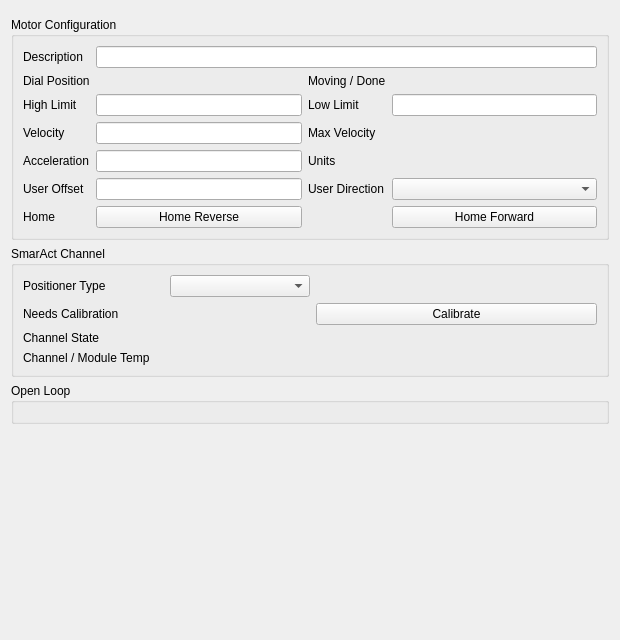
<?xml version="1.0" encoding="UTF-8"?>
<ui version="4.0">
 <class>SmarActDetailed</class>
 <widget class="QWidget" name="SmarActDetailed">
  <property name="geometry">
   <rect>
    <x>0</x>
    <y>0</y>
    <width>620</width>
    <height>640</height>
   </rect>
  </property>
  <property name="windowTitle">
   <string>${NAME}</string>
  </property>
  <layout class="QVBoxLayout" name="main_layout">
   <item>
    <widget class="MotorClassicFull" name="motor">
     <property name="MOTOR" stdset="0">
      <string>${MOTOR}</string>
     </property>
    </widget>
   </item>
   <item>
    <widget class="QGroupBox" name="config_group">
     <property name="title">
      <string>Motor Configuration</string>
     </property>
     <layout class="QGridLayout" name="config_layout">
      <item row="0" column="0">
       <widget class="QLabel" name="desc_title">
        <property name="text">
         <string>Description</string>
        </property>
       </widget>
      </item>
      <item row="0" column="1" colspan="3">
       <widget class="PyDMLineEdit" name="desc">
        <property name="channel" stdset="0">
         <string>ca://${MOTOR}.DESC</string>
        </property>
       </widget>
      </item>
      <item row="1" column="0">
       <widget class="QLabel" name="dial_title">
        <property name="text">
         <string>Dial Position</string>
        </property>
       </widget>
      </item>
      <item row="1" column="1">
       <widget class="PyDMLabel" name="dial">
        <property name="channel" stdset="0">
         <string>ca://${MOTOR}.DRBV</string>
        </property>
        <property name="showUnits" stdset="0">
         <bool>true</bool>
        </property>
       </widget>
      </item>
      <item row="1" column="2">
       <widget class="QLabel" name="moving_title">
        <property name="text">
         <string>Moving / Done</string>
        </property>
       </widget>
      </item>
      <item row="1" column="3">
       <layout class="QHBoxLayout" name="moving_layout">
        <item>
         <widget class="PyDMByteIndicator" name="moving">
          <property name="channel" stdset="0">
           <string>ca://${MOTOR}.MOVN</string>
          </property>
          <property name="showLabels" stdset="0">
           <bool>false</bool>
          </property>
          <property name="circles" stdset="0">
           <bool>true</bool>
          </property>
         </widget>
        </item>
        <item>
         <widget class="PyDMByteIndicator" name="done">
          <property name="channel" stdset="0">
           <string>ca://${MOTOR}.DMOV</string>
          </property>
          <property name="showLabels" stdset="0">
           <bool>false</bool>
          </property>
          <property name="circles" stdset="0">
           <bool>true</bool>
          </property>
         </widget>
        </item>
       </layout>
      </item>
      <item row="2" column="0">
       <widget class="QLabel" name="hlm_title">
        <property name="text">
         <string>High Limit</string>
        </property>
       </widget>
      </item>
      <item row="2" column="1">
       <widget class="PyDMLineEdit" name="hlm">
        <property name="channel" stdset="0">
         <string>ca://${MOTOR}.HLM</string>
        </property>
       </widget>
      </item>
      <item row="2" column="2">
       <widget class="QLabel" name="llm_title">
        <property name="text">
         <string>Low Limit</string>
        </property>
       </widget>
      </item>
      <item row="2" column="3">
       <widget class="PyDMLineEdit" name="llm">
        <property name="channel" stdset="0">
         <string>ca://${MOTOR}.LLM</string>
        </property>
       </widget>
      </item>
      <item row="3" column="0">
       <widget class="QLabel" name="velo_title">
        <property name="text">
         <string>Velocity</string>
        </property>
       </widget>
      </item>
      <item row="3" column="1">
       <widget class="PyDMLineEdit" name="velo">
        <property name="channel" stdset="0">
         <string>ca://${MOTOR}.VELO</string>
        </property>
       </widget>
      </item>
      <item row="3" column="2">
       <widget class="QLabel" name="vmax_title">
        <property name="text">
         <string>Max Velocity</string>
        </property>
       </widget>
      </item>
      <item row="3" column="3">
       <widget class="PyDMLabel" name="vmax">
        <property name="channel" stdset="0">
         <string>ca://${MOTOR}.VMAX</string>
        </property>
       </widget>
      </item>
      <item row="4" column="0">
       <widget class="QLabel" name="accl_title">
        <property name="text">
         <string>Acceleration</string>
        </property>
       </widget>
      </item>
      <item row="4" column="1">
       <widget class="PyDMLineEdit" name="accl">
        <property name="channel" stdset="0">
         <string>ca://${MOTOR}.ACCL</string>
        </property>
       </widget>
      </item>
      <item row="4" column="2">
       <widget class="QLabel" name="egu_title">
        <property name="text">
         <string>Units</string>
        </property>
       </widget>
      </item>
      <item row="4" column="3">
       <widget class="PyDMLabel" name="egu">
        <property name="channel" stdset="0">
         <string>ca://${MOTOR}.EGU</string>
        </property>
       </widget>
      </item>
      <item row="5" column="0">
       <widget class="QLabel" name="off_title">
        <property name="text">
         <string>User Offset</string>
        </property>
       </widget>
      </item>
      <item row="5" column="1">
       <widget class="PyDMLineEdit" name="off">
        <property name="channel" stdset="0">
         <string>ca://${MOTOR}.OFF</string>
        </property>
       </widget>
      </item>
      <item row="5" column="2">
       <widget class="QLabel" name="dir_title">
        <property name="text">
         <string>User Direction</string>
        </property>
       </widget>
      </item>
      <item row="5" column="3">
       <widget class="PyDMEnumComboBox" name="dir">
        <property name="channel" stdset="0">
         <string>ca://${MOTOR}.DIR</string>
        </property>
       </widget>
      </item>
      <item row="6" column="0">
       <widget class="QLabel" name="home_title">
        <property name="text">
         <string>Home</string>
        </property>
       </widget>
      </item>
      <item row="6" column="1">
       <widget class="PyDMPushButton" name="home_rev">
        <property name="text">
         <string>Home Reverse</string>
        </property>
        <property name="channel" stdset="0">
         <string>ca://${MOTOR}.HOMR</string>
        </property>
        <property name="pressValue" stdset="0">
         <string>1</string>
        </property>
        <property name="showConfirmDialog" stdset="0">
         <bool>true</bool>
        </property>
       </widget>
      </item>
      <item row="6" column="3">
       <widget class="PyDMPushButton" name="home_fwd">
        <property name="text">
         <string>Home Forward</string>
        </property>
        <property name="channel" stdset="0">
         <string>ca://${MOTOR}.HOMF</string>
        </property>
        <property name="pressValue" stdset="0">
         <string>1</string>
        </property>
        <property name="showConfirmDialog" stdset="0">
         <bool>true</bool>
        </property>
       </widget>
      </item>
     </layout>
    </widget>
   </item>
   <item>
    <widget class="QGroupBox" name="smaract_group">
     <property name="title">
      <string>SmarAct Channel</string>
     </property>
     <layout class="QGridLayout" name="smaract_layout">
      <item row="0" column="0">
       <widget class="QLabel" name="ptype_title">
        <property name="text">
         <string>Positioner Type</string>
        </property>
       </widget>
      </item>
      <item row="0" column="1">
       <widget class="PyDMEnumComboBox" name="ptype">
        <property name="channel" stdset="0">
         <string>ca://${MOTOR}:PTYPE</string>
        </property>
       </widget>
      </item>
      <item row="0" column="2" colspan="2">
       <widget class="PyDMLabel" name="ptype_rbv">
        <property name="channel" stdset="0">
         <string>ca://${MOTOR}:PTYPE_RBV</string>
        </property>
       </widget>
      </item>
      <item row="1" column="0">
       <widget class="QLabel" name="calib_title">
        <property name="text">
         <string>Needs Calibration</string>
        </property>
       </widget>
      </item>
      <item row="1" column="1">
       <widget class="PyDMLabel" name="needs_calib">
        <property name="channel" stdset="0">
         <string>ca://${MOTOR}:NEED_CALIB</string>
        </property>
       </widget>
      </item>
      <item row="1" column="2" colspan="2">
       <widget class="PyDMPushButton" name="do_calib">
        <property name="toolTip">
         <string>Run the SmarAct calibration routine (DO_CALIB.PROC)</string>
        </property>
        <property name="text">
         <string>Calibrate</string>
        </property>
        <property name="channel" stdset="0">
         <string>ca://${MOTOR}:DO_CALIB.PROC</string>
        </property>
        <property name="pressValue" stdset="0">
         <string>1</string>
        </property>
        <property name="showConfirmDialog" stdset="0">
         <bool>true</bool>
        </property>
       </widget>
      </item>
      <item row="2" column="0">
       <widget class="QLabel" name="state_title">
        <property name="text">
         <string>Channel State</string>
        </property>
       </widget>
      </item>
      <item row="2" column="1" colspan="3">
       <widget class="PyDMLabel" name="state">
        <property name="channel" stdset="0">
         <string>ca://${MOTOR}:STATE_RBV</string>
        </property>
       </widget>
      </item>
      <item row="3" column="0">
       <widget class="QLabel" name="temp_title">
        <property name="text">
         <string>Channel / Module Temp</string>
        </property>
       </widget>
      </item>
      <item row="3" column="1">
       <widget class="PyDMLabel" name="chan_temp">
        <property name="channel" stdset="0">
         <string>ca://${MOTOR}:CHANTEMP</string>
        </property>
        <property name="showUnits" stdset="0">
         <bool>true</bool>
        </property>
       </widget>
      </item>
      <item row="3" column="2" colspan="2">
       <widget class="PyDMLabel" name="mod_temp">
        <property name="channel" stdset="0">
         <string>ca://${MOTOR}:MODTEMP</string>
        </property>
        <property name="showUnits" stdset="0">
         <bool>true</bool>
        </property>
       </widget>
      </item>
     </layout>
    </widget>
   </item>
   <item>
    <widget class="QGroupBox" name="open_loop_group">
     <property name="title">
      <string>Open Loop</string>
     </property>
     <layout class="QVBoxLayout" name="open_loop_layout">
      <item>
       <widget class="SmaractOpenLoopContextDouble" name="open_loop">
        <property name="motor" stdset="0">
         <string>${MOTOR}</string>
        </property>
       </widget>
      </item>
     </layout>
    </widget>
   </item>
   <item>
    <spacer name="bottom_spacer">
     <property name="orientation">
      <enum>Qt::Vertical</enum>
     </property>
     <property name="sizeType">
      <enum>QSizePolicy::Expanding</enum>
     </property>
     <property name="sizeHint" stdset="0">
      <size>
       <width>20</width>
       <height>40</height>
      </size>
     </property>
    </spacer>
   </item>
  </layout>
 </widget>
 <customwidgets>
  <customwidget>
   <class>PyDMLabel</class>
   <extends>QLabel</extends>
   <header>pydm.widgets.label</header>
  </customwidget>
  <customwidget>
   <class>PyDMByteIndicator</class>
   <extends>QWidget</extends>
   <header>pydm.widgets.byte</header>
  </customwidget>
  <customwidget>
   <class>PyDMEnumComboBox</class>
   <extends>QComboBox</extends>
   <header>pydm.widgets.enum_combo_box</header>
  </customwidget>
  <customwidget>
   <class>PyDMLineEdit</class>
   <extends>QLineEdit</extends>
   <header>pydm.widgets.line_edit</header>
  </customwidget>
  <customwidget>
   <class>PyDMPushButton</class>
   <extends>QPushButton</extends>
   <header>pydm.widgets.pushbutton</header>
  </customwidget>
  <customwidget>
   <class>MotorClassicFull</class>
   <extends>QWidget</extends>
   <header>pcdswidgets.motion.common.motor_classic_full</header>
  </customwidget>
  <customwidget>
   <class>SmaractOpenLoopContextDouble</class>
   <extends>QWidget</extends>
   <header>pcdswidgets.motion.smaract.smaract_open_loop_context_double</header>
  </customwidget>
 </customwidgets>
 <resources/>
 <connections/>
</ui>
